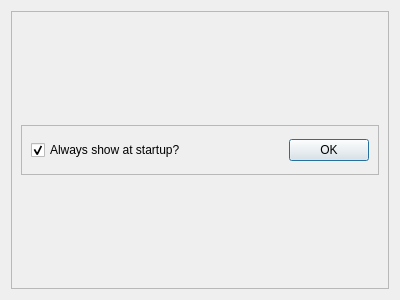
<?xml version="1.0" encoding="UTF-8"?>
<ui version="4.0">
 <class>Dialog</class>
 <widget class="QDialog" name="Dialog">
  <property name="geometry">
   <rect>
    <x>0</x>
    <y>0</y>
    <width>400</width>
    <height>300</height>
   </rect>
  </property>
  <property name="windowTitle">
   <string>Dialog</string>
  </property>
  <layout class="QVBoxLayout" name="verticalLayout">
   <item>
    <widget class="QFrame" name="frame">
     <property name="frameShape">
      <enum>QFrame::StyledPanel</enum>
     </property>
     <property name="frameShadow">
      <enum>QFrame::Raised</enum>
     </property>
     <layout class="QVBoxLayout" name="verticalLayout_2">
      <item>
       <widget class="QFrame" name="frame_2">
        <property name="maximumSize">
         <size>
          <width>16777215</width>
          <height>50</height>
         </size>
        </property>
        <property name="frameShape">
         <enum>QFrame::StyledPanel</enum>
        </property>
        <property name="frameShadow">
         <enum>QFrame::Raised</enum>
        </property>
        <layout class="QHBoxLayout" name="horizontalLayout">
         <item>
          <widget class="QCheckBox" name="checkBox">
           <property name="text">
            <string>Always show at startup?</string>
           </property>
           <property name="checked">
            <bool>true</bool>
           </property>
          </widget>
         </item>
         <item>
          <widget class="QPushButton" name="pushButton">
           <property name="sizePolicy">
            <sizepolicy hsizetype="Fixed" vsizetype="Fixed">
             <horstretch>0</horstretch>
             <verstretch>0</verstretch>
            </sizepolicy>
           </property>
           <property name="minimumSize">
            <size>
             <width>0</width>
             <height>0</height>
            </size>
           </property>
           <property name="maximumSize">
            <size>
             <width>16777215</width>
             <height>16777215</height>
            </size>
           </property>
           <property name="text">
            <string>OK</string>
           </property>
          </widget>
         </item>
        </layout>
       </widget>
      </item>
     </layout>
    </widget>
   </item>
  </layout>
 </widget>
 <resources/>
 <connections/>
</ui>
